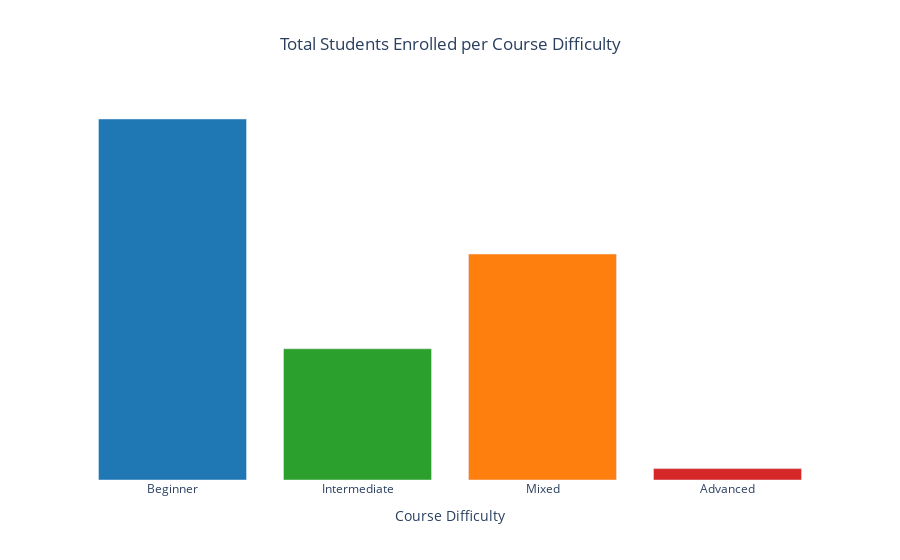

The notebook cell saved with this chart:
### Markdown cell above
#### Enrollmennts per Difficulty Level

### Code cell
enrollments_by_difficulty = (
    df.groupby("course_difficulty")["course_students_enrolled"].sum().reset_index()
)
enrollments_by_difficulty["course_students_enrolled"] = (
    enrollments_by_difficulty["course_students_enrolled"] / 1e6
).round(2)

# Color Schemes
color_mapping = {
    "Beginner": "#1f77b4",  # Light Blue
    "Intermediate": "#2ca02c",  # Green
    "Mixed": "#ff7f0e",  # Orange
    "Advanced": "#d62728",  # Red
}

fig = px.bar(
    enrollments_by_difficulty,
    x="course_difficulty",
    y="course_students_enrolled",
    color="course_difficulty",
    color_discrete_map=color_mapping,
    hover_data={},
    category_orders={
        "course_difficulty": ["Beginner", "Intermediate", "Mixed", "Advanced"]
    },
    labels={
        "course_difficulty": "Course Difficulty",
        "course_students_enrolled": "Total Students Enrolled",
    },
    title="Total Students Enrolled per Course Difficulty",
)

fig.update_layout(
    title_x=0.5,
    plot_bgcolor="white",
    showlegend=False,
    yaxis=dict(showgrid=False, visible=False),
)
fig.update_traces(hovertemplate="Total Students: %{y}M<extra></extra>")
fig.show()

### Figure 1 — Plotly figure (JSON) as saved in the notebook; plotly's stock layout.template omitted (floating-point values rounded to 4 significant figures)
{"data": [{"alignmentgroup": "True", "hovertemplate": "Total Students: %{y}M<extra></extra>", "legendgroup": "Beginner", "marker": {"color": "#1f77b4", "pattern": {"shape": ""}}, "name": "Beginner", "offsetgroup": "Beginner", "orientation": "v", "showlegend": true, "textposition": "auto", "type": "bar", "x": ["Beginner"], "xaxis": "x", "y": [39.92], "yaxis": "y"}, {"alignmentgroup": "True", "hovertemplate": "Total Students: %{y}M<extra></extra>", "legendgroup": "Intermediate", "marker": {"color": "#2ca02c", "pattern": {"shape": ""}}, "name": "Intermediate", "offsetgroup": "Intermediate", "orientation": "v", "showlegend": true, "textposition": "auto", "type": "bar", "x": ["Intermediate"], "xaxis": "x", "y": [14.51], "yaxis": "y"}, {"alignmentgroup": "True", "hovertemplate": "Total Students: %{y}M<extra></extra>", "legendgroup": "Mixed", "marker": {"color": "#ff7f0e", "pattern": {"shape": ""}}, "name": "Mixed", "offsetgroup": "Mixed", "orientation": "v", "showlegend": true, "textposition": "auto", "type": "bar", "x": ["Mixed"], "xaxis": "x", "y": [24.99], "yaxis": "y"}, {"alignmentgroup": "True", "hovertemplate": "Total Students: %{y}M<extra></extra>", "legendgroup": "Advanced", "marker": {"color": "#d62728", "pattern": {"shape": ""}}, "name": "Advanced", "offsetgroup": "Advanced", "orientation": "v", "showlegend": true, "textposition": "auto", "type": "bar", "x": ["Advanced"], "xaxis": "x", "y": [1.26], "yaxis": "y"}], "layout": {"barmode": "relative", "legend": {"title": {"text": "Course Difficulty"}, "tracegroupgap": 0}, "plot_bgcolor": "white", "showlegend": false, "title": {"text": "Total Students Enrolled per Course Difficulty", "x": 0.5}, "xaxis": {"anchor": "y", "categoryarray": ["Beginner", "Intermediate", "Mixed", "Advanced"], "categoryorder": "array", "domain": [0, 1], "title": {"text": "Course Difficulty"}}, "yaxis": {"anchor": "x", "domain": [0, 1], "showgrid": false, "title": {"text": "Total Students Enrolled"}, "visible": false}}}
